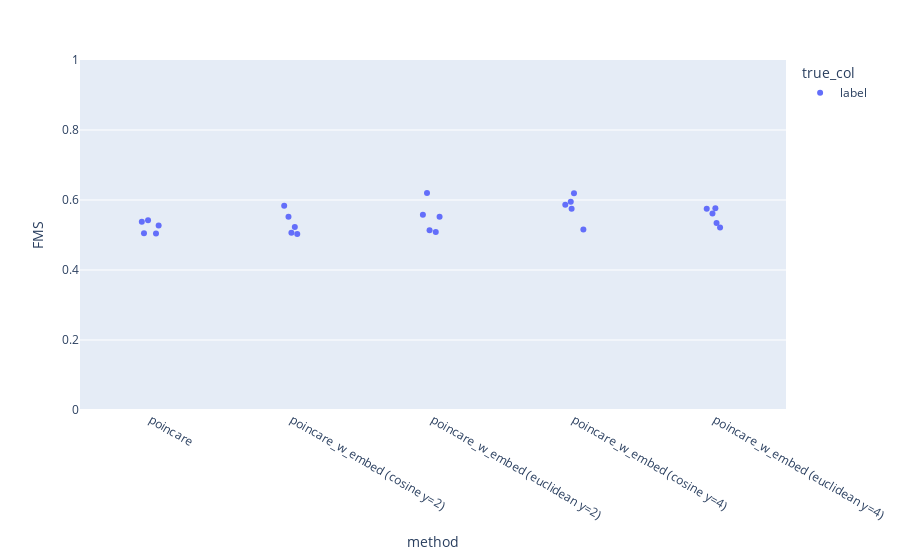

Here is the notebook cell this chart was saved with:
### Markdown cell above
### FMS

### Code cell
fig = px.strip(df_results_clust, x='method', y='FMS', color = "true_col")
fig.update_yaxes(range = [0,1])
fig.show()

# Need to add the original poincaré method

### Figure 1 — Plotly figure (JSON) as saved in the notebook; plotly's stock layout.template omitted (floating-point values rounded to 4 significant figures)
{"data": [{"alignmentgroup": "True", "boxpoints": "all", "fillcolor": "rgba(255,255,255,0)", "hoveron": "points", "hovertemplate": "true_col=label<br>method=%{x}<br>FMS=%{y}<extra></extra>", "legendgroup": "label", "line": {"color": "rgba(255,255,255,0)"}, "marker": {"color": "#636efa"}, "name": "label", "offsetgroup": "label", "orientation": "v", "pointpos": 0, "showlegend": true, "type": "box", "x": ["poincare", "poincare_w_embed (cosine y=2)", "poincare_w_embed (euclidean y=2)", "poincare_w_embed (cosine y=4)", "poincare_w_embed (euclidean y=4)", "poincare", "poincare_w_embed (cosine y=2)", "poincare_w_embed (euclidean y=2)", "poincare_w_embed (cosine y=4)", "poincare_w_embed (euclidean y=4)", "poincare", "poincare_w_embed (cosine y=2)", "poincare_w_embed (euclidean y=2)", "poincare_w_embed (cosine y=4)", "poincare_w_embed (euclidean y=4)", "poincare", "poincare_w_embed (cosine y=2)", "poincare_w_embed (euclidean y=2)", "poincare_w_embed (cosine y=4)", "poincare_w_embed (euclidean y=4)", "poincare", "poincare_w_embed (cosine y=2)", "poincare_w_embed (euclidean y=2)", "poincare_w_embed (cosine y=4)", "poincare_w_embed (euclidean y=4)"], "x0": " ", "xaxis": "x", "y": [0.542, 0.5521, 0.5522, 0.5953, 0.5342, 0.5043, 0.5066, 0.5135, 0.5749, 0.575, 0.5377, 0.5231, 0.6198, 0.5867, 0.5761, 0.5275, 0.5029, 0.5582, 0.6194, 0.5214, 0.5048, 0.5836, 0.5088, 0.5159, 0.5614], "y0": " ", "yaxis": "y"}], "layout": {"boxmode": "group", "legend": {"title": {"text": "true_col"}, "tracegroupgap": 0}, "margin": {"t": 60}, "xaxis": {"anchor": "y", "domain": [0, 1], "title": {"text": "method"}}, "yaxis": {"anchor": "x", "domain": [0, 1], "range": [0, 1], "title": {"text": "FMS"}}}}
